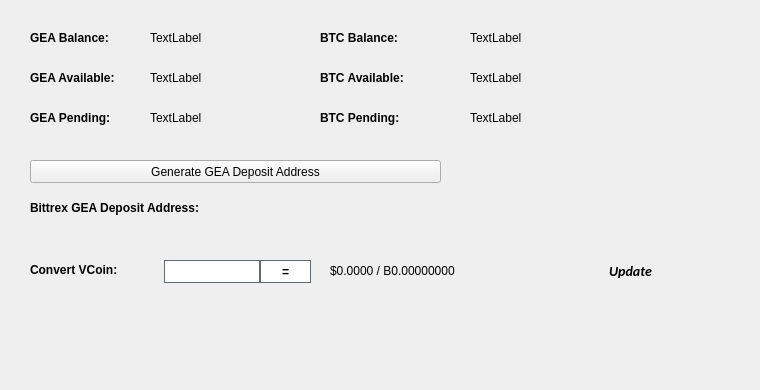
   <widget class="QWidget" name="BalanceTab">
    <attribute name="title">
     <string>Balance</string>
    </attribute>
    <widget class="QLabel" name="BitcoinBalanceLabel">
     <property name="geometry">
      <rect>
       <x>470</x>
       <y>30</y>
       <width>150</width>
       <height>16</height>
      </rect>
     </property>
     <property name="text">
      <string>TextLabel</string>
     </property>
    </widget>
    <widget class="QLabel" name="GEABalanceLabel">
     <property name="geometry">
      <rect>
       <x>150</x>
       <y>30</y>
       <width>150</width>
       <height>16</height>
      </rect>
     </property>
     <property name="text">
      <string>TextLabel</string>
     </property>
    </widget>
    <widget class="QLabel" name="label_11">
     <property name="geometry">
      <rect>
       <x>30</x>
       <y>30</y>
       <width>101</width>
       <height>16</height>
      </rect>
     </property>
     <property name="font">
      <font>
       <weight>75</weight>
       <bold>true</bold>
      </font>
     </property>
     <property name="text">
      <string>GEA Balance:</string>
     </property>
    </widget>
    <widget class="QLabel" name="label_12">
     <property name="geometry">
      <rect>
       <x>320</x>
       <y>30</y>
       <width>101</width>
       <height>16</height>
      </rect>
     </property>
     <property name="font">
      <font>
       <weight>75</weight>
       <bold>true</bold>
      </font>
     </property>
     <property name="text">
      <string>BTC Balance:</string>
     </property>
    </widget>
    <widget class="QLabel" name="GEAAvailableLabel_2">
     <property name="geometry">
      <rect>
       <x>150</x>
       <y>70</y>
       <width>150</width>
       <height>16</height>
      </rect>
     </property>
     <property name="text">
      <string>TextLabel</string>
     </property>
    </widget>
    <widget class="QLabel" name="label_13">
     <property name="geometry">
      <rect>
       <x>30</x>
       <y>70</y>
       <width>111</width>
       <height>16</height>
      </rect>
     </property>
     <property name="font">
      <font>
       <weight>75</weight>
       <bold>true</bold>
      </font>
     </property>
     <property name="text">
      <string>GEA Available:</string>
     </property>
    </widget>
    <widget class="QLabel" name="label_14">
     <property name="geometry">
      <rect>
       <x>30</x>
       <y>110</y>
       <width>101</width>
       <height>16</height>
      </rect>
     </property>
     <property name="font">
      <font>
       <weight>75</weight>
       <bold>true</bold>
      </font>
     </property>
     <property name="text">
      <string>GEA Pending:</string>
     </property>
    </widget>
    <widget class="QLabel" name="GEAPendingLabel">
     <property name="geometry">
      <rect>
       <x>150</x>
       <y>110</y>
       <width>150</width>
       <height>16</height>
      </rect>
     </property>
     <property name="text">
      <string>TextLabel</string>
     </property>
    </widget>
    <widget class="QLabel" name="label_15">
     <property name="geometry">
      <rect>
       <x>320</x>
       <y>70</y>
       <width>111</width>
       <height>16</height>
      </rect>
     </property>
     <property name="font">
      <font>
       <weight>75</weight>
       <bold>true</bold>
      </font>
     </property>
     <property name="text">
      <string>BTC Available:</string>
     </property>
    </widget>
    <widget class="QLabel" name="BitcoinAvailableLabel">
     <property name="geometry">
      <rect>
       <x>470</x>
       <y>70</y>
       <width>150</width>
       <height>16</height>
      </rect>
     </property>
     <property name="text">
      <string>TextLabel</string>
     </property>
    </widget>
    <widget class="QLabel" name="label_31">
     <property name="geometry">
      <rect>
       <x>320</x>
       <y>110</y>
       <width>111</width>
       <height>16</height>
      </rect>
     </property>
     <property name="font">
      <font>
       <weight>75</weight>
       <bold>true</bold>
      </font>
     </property>
     <property name="text">
      <string>BTC Pending:</string>
     </property>
    </widget>
    <widget class="QLabel" name="BitcoinPendingLabel">
     <property name="geometry">
      <rect>
       <x>470</x>
       <y>110</y>
       <width>150</width>
       <height>16</height>
      </rect>
     </property>
     <property name="text">
      <string>TextLabel</string>
     </property>
    </widget>
    <widget class="QLabel" name="label_33">
     <property name="geometry">
      <rect>
       <x>30</x>
       <y>200</y>
       <width>221</width>
       <height>16</height>
      </rect>
     </property>
     <property name="font">
      <font>
       <weight>75</weight>
       <bold>true</bold>
      </font>
     </property>
     <property name="text">
      <string>Bittrex GEA Deposit Address:</string>
     </property>
    </widget>
    <widget class="QPushButton" name="GenDepositBTN">
     <property name="geometry">
      <rect>
       <x>30</x>
       <y>160</y>
       <width>411</width>
       <height>23</height>
      </rect>
     </property>
     <property name="text">
      <string>Generate GEA Deposit Address</string>
     </property>
     <property name="icon">
      <iconset resource="../gea.qrc">
       <normaloff>:/icons/bitcoin</normaloff>:/icons/bitcoin</iconset>
     </property>
    </widget>
    <widget class="QLabel" name="DepositAddressLabel">
     <property name="geometry">
      <rect>
       <x>200</x>
       <y>200</y>
       <width>261</width>
       <height>16</height>
      </rect>
     </property>
     <property name="palette">
      <palette>
       <active>
        <colorrole role="WindowText">
         <brush brushstyle="SolidPattern">
          <color alpha="255">
           <red>0</red>
           <green>0</green>
           <blue>0</blue>
          </color>
         </brush>
        </colorrole>
        <colorrole role="Text">
         <brush brushstyle="SolidPattern">
          <color alpha="255">
           <red>0</red>
           <green>0</green>
           <blue>255</blue>
          </color>
         </brush>
        </colorrole>
       </active>
       <inactive>
        <colorrole role="WindowText">
         <brush brushstyle="SolidPattern">
          <color alpha="255">
           <red>0</red>
           <green>0</green>
           <blue>0</blue>
          </color>
         </brush>
        </colorrole>
        <colorrole role="Text">
         <brush brushstyle="SolidPattern">
          <color alpha="255">
           <red>0</red>
           <green>0</green>
           <blue>255</blue>
          </color>
         </brush>
        </colorrole>
       </inactive>
       <disabled>
        <colorrole role="WindowText">
         <brush brushstyle="SolidPattern">
          <color alpha="255">
           <red>120</red>
           <green>120</green>
           <blue>120</blue>
          </color>
         </brush>
        </colorrole>
        <colorrole role="Text">
         <brush brushstyle="SolidPattern">
          <color alpha="255">
           <red>120</red>
           <green>120</green>
           <blue>120</blue>
          </color>
         </brush>
        </colorrole>
       </disabled>
      </palette>
     </property>
     <property name="font">
      <font>
       <weight>75</weight>
       <bold>true</bold>
      </font>
     </property>
     <property name="text">
      <string/>
     </property>
     <property name="alignment">
      <set>Qt::AlignRight|Qt::AlignTrailing|Qt::AlignVCenter</set>
     </property>
     <property name="textInteractionFlags">
      <set>Qt::LinksAccessibleByMouse|Qt::TextSelectableByKeyboard|Qt::TextSelectableByMouse</set>
     </property>
    </widget>
    <widget class="QLabel" name="label_8">
     <property name="geometry">
      <rect>
       <x>460</x>
       <y>300</y>
       <width>281</width>
       <height>81</height>
      </rect>
     </property>
     <property name="text">
      <string/>
     </property>
     <property name="pixmap">
      <pixmap>:/images/bittrex</pixmap>
     </property>
    </widget>
    <widget class="QWidget" name="widgetConversion" native="true">
     <property name="geometry">
      <rect>
       <x>0</x>
       <y>250</y>
       <width>751</width>
       <height>43</height>
      </rect>
     </property>
     <property name="minimumSize">
      <size>
       <width>0</width>
       <height>43</height>
      </size>
     </property>
     <property name="styleSheet">
      <string notr="true"/>
     </property>
     <widget class="QPushButton" name="btnUpdateMarketData">
      <property name="geometry">
       <rect>
        <x>575</x>
        <y>0</y>
        <width>111</width>
        <height>41</height>
       </rect>
      </property>
      <property name="sizePolicy">
       <sizepolicy hsizetype="Expanding" vsizetype="Expanding">
        <horstretch>0</horstretch>
        <verstretch>0</verstretch>
       </sizepolicy>
      </property>
      <property name="font">
       <font>
        <family>calibri</family>
        <pointsize>-1</pointsize>
        <weight>75</weight>
        <italic>true</italic>
        <bold>true</bold>
       </font>
      </property>
      <property name="styleSheet">
       <string notr="true">margin:0px;text-align:center;padding:2px;border-radius:3px;font-style:italic;width:100px;font-size:14px;font-family:calibri;font-weight:600;</string>
      </property>
      <property name="text">
       <string>Update</string>
      </property>
      <property name="iconSize">
       <size>
        <width>150</width>
        <height>35</height>
       </size>
      </property>
      <property name="autoDefault">
       <bool>true</bool>
      </property>
      <property name="default">
       <bool>true</bool>
      </property>
     </widget>
     <widget class="QLabel" name="lblConvertVCoin">
      <property name="geometry">
       <rect>
        <x>30</x>
        <y>10</y>
        <width>131</width>
        <height>20</height>
       </rect>
      </property>
      <property name="styleSheet">
       <string notr="true"/>
      </property>
      <property name="text">
       <string>&lt;html&gt;&lt;head/&gt;&lt;body&gt;&lt;p&gt;&lt;span style=&quot; font-weight:600;&quot;&gt;Convert VCoin:&lt;/span&gt;&lt;/p&gt;&lt;/body&gt;&lt;/html&gt;</string>
      </property>
     </widget>
     <widget class="QLineEdit" name="txtConvertVCoinQty">
      <property name="geometry">
       <rect>
        <x>160</x>
        <y>10</y>
        <width>100</width>
        <height>23</height>
       </rect>
      </property>
      <property name="minimumSize">
       <size>
        <width>100</width>
        <height>23</height>
       </size>
      </property>
      <property name="maximumSize">
       <size>
        <width>100</width>
        <height>16777215</height>
       </size>
      </property>
      <property name="styleSheet">
       <string notr="true">border: 1px solid #61696c;margin-left:4px;</string>
      </property>
     </widget>
     <widget class="QPushButton" name="btnConvertGEA">
      <property name="geometry">
       <rect>
        <x>260</x>
        <y>10</y>
        <width>51</width>
        <height>23</height>
       </rect>
      </property>
      <property name="minimumSize">
       <size>
        <width>0</width>
        <height>23</height>
       </size>
      </property>
      <property name="styleSheet">
       <string notr="true">border:1px solid #61696c;background:white;font-weight:600;</string>
      </property>
      <property name="text">
       <string>=</string>
      </property>
     </widget>
     <widget class="QLabel" name="lblConvertVCoinResults">
      <property name="geometry">
       <rect>
        <x>330</x>
        <y>0</y>
        <width>201</width>
        <height>41</height>
       </rect>
      </property>
      <property name="styleSheet">
       <string notr="true"/>
      </property>
      <property name="text">
       <string>$0.0000 / B0.00000000</string>
      </property>
     </widget>
     <widget class="QLabel" name="iconOverviewUpdateWait">
      <property name="geometry">
       <rect>
        <x>670</x>
        <y>10</y>
        <width>24</width>
        <height>24</height>
       </rect>
      </property>
      <property name="text">
       <string/>
      </property>
      <property name="pixmap">
       <pixmap resource="../gea.qrc">:/icons/transaction_1</pixmap>
      </property>
      <property name="scaledContents">
       <bool>true</bool>
      </property>
      <property name="alignment">
       <set>Qt::AlignCenter</set>
      </property>
     </widget>
    </widget>
   </widget>
